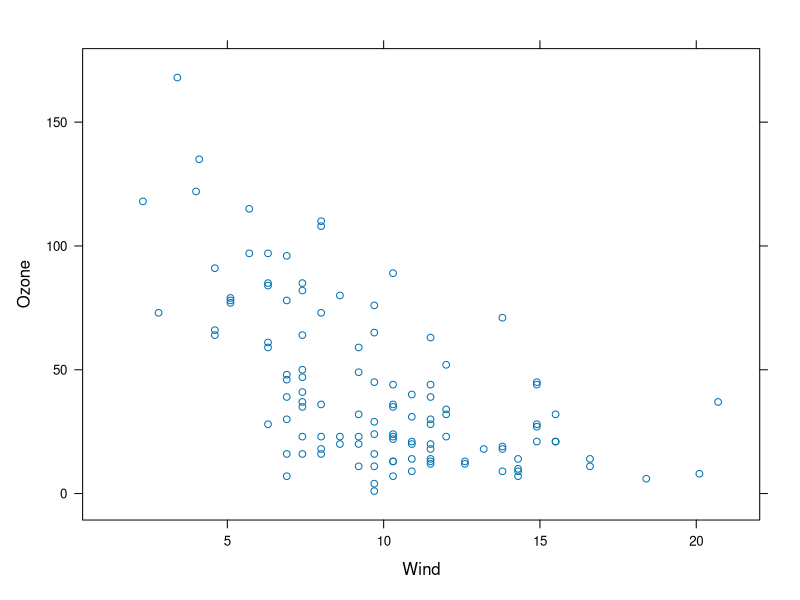
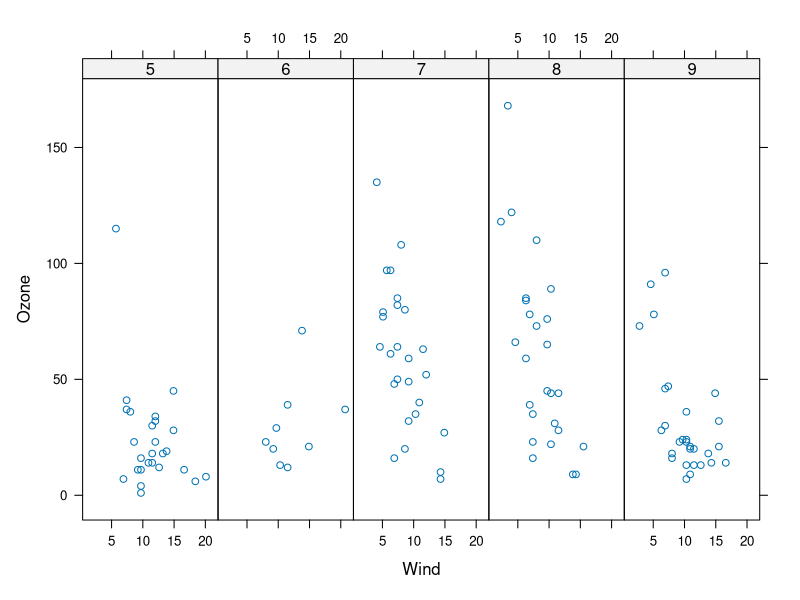
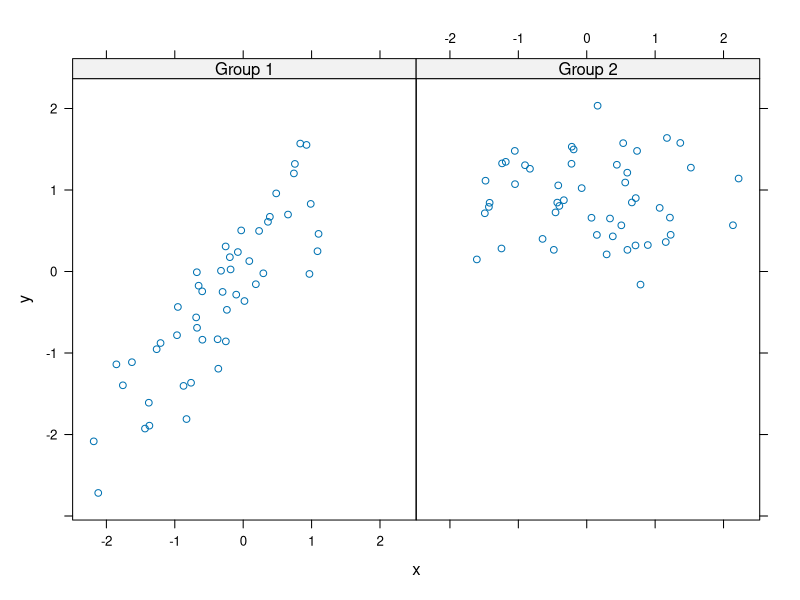
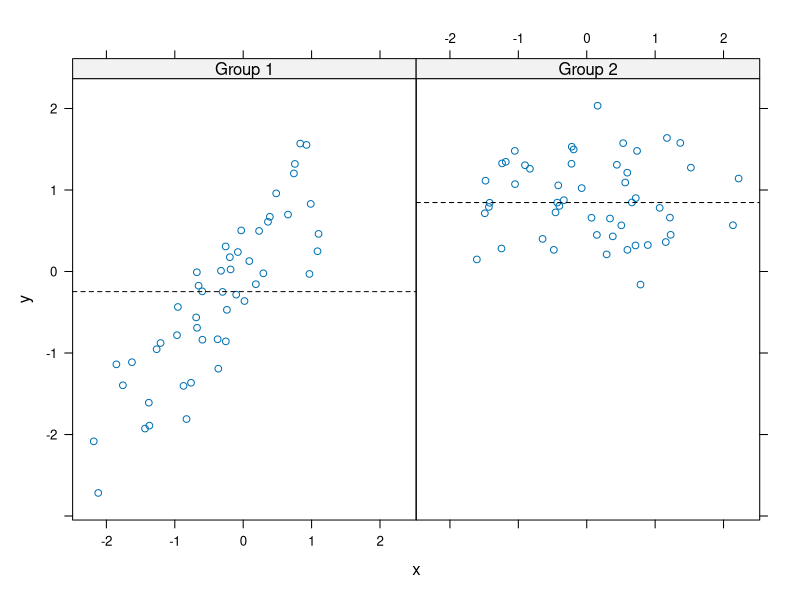
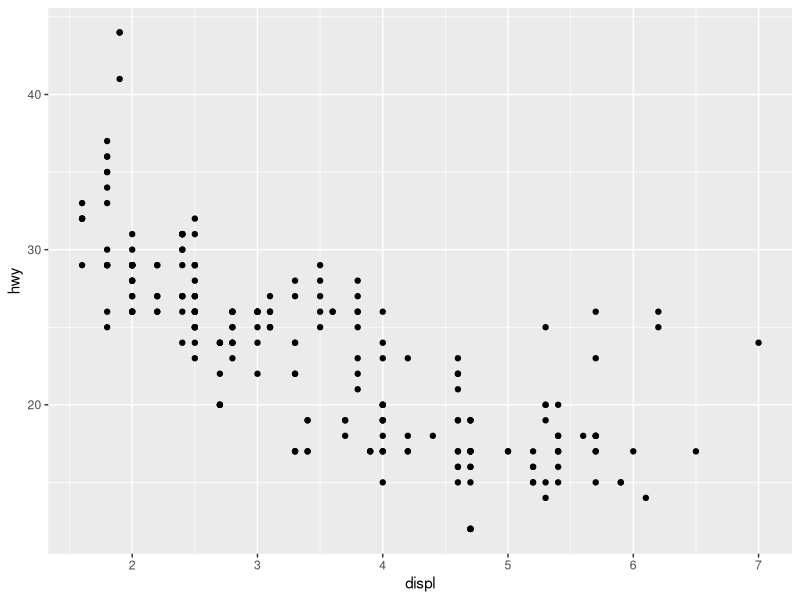
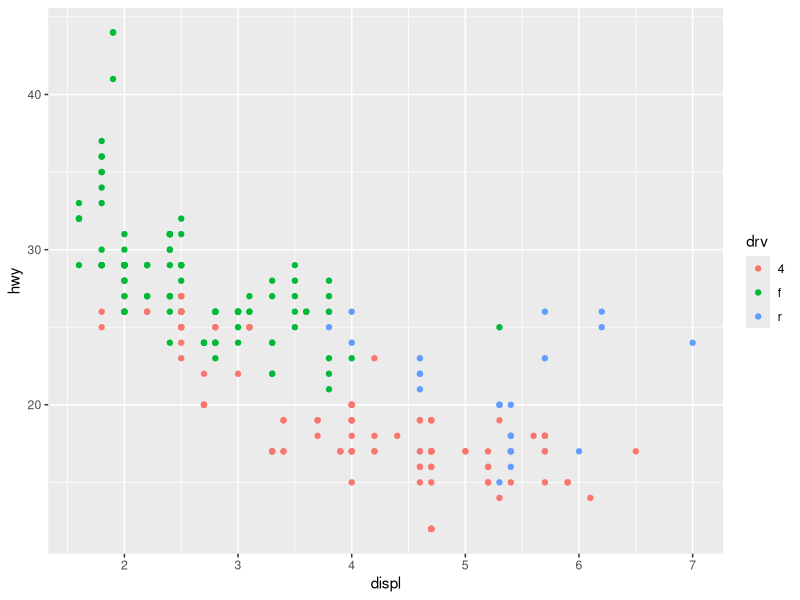
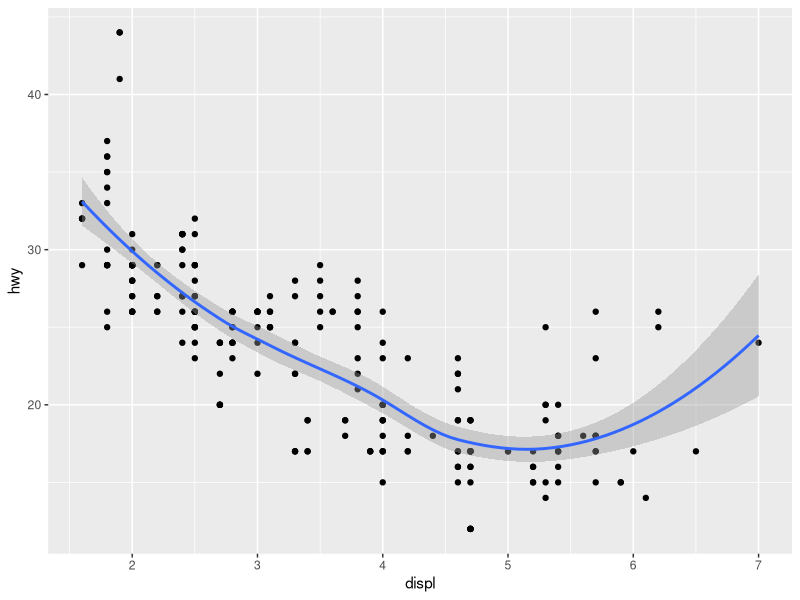
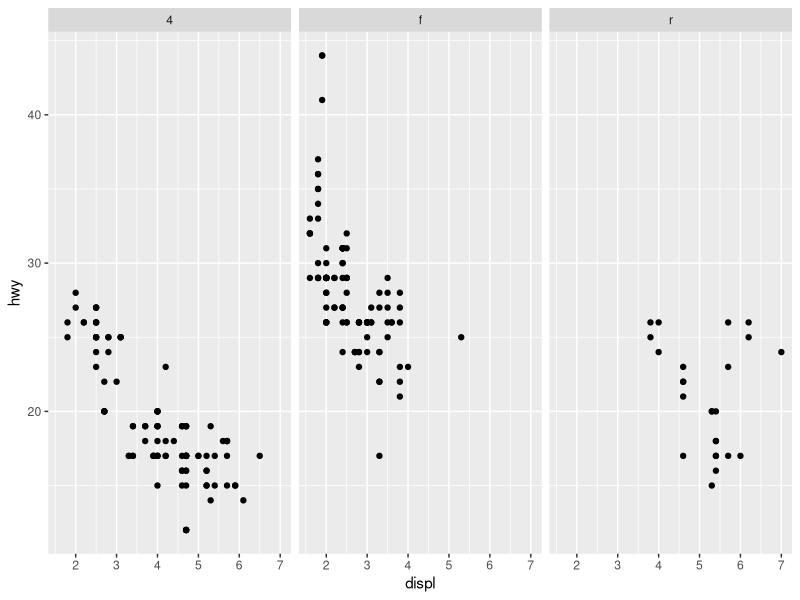

Generate these figures, in order, with R:
# Video Lectures

# Simple Lattice Plot
library(lattice)
library(datasets)
xyplot(Ozone ~ Wind, data = airquality) # default is a little dif from the base plot system

airquality <- transform(airquality, Month = factor(Month))
xyplot(Ozone ~ Wind | Month, data = airquality, layout = c(5,1)) # it will plot Ozone and Wind by (|) Month

# panel functions
set.seed(10)
x <- rnorm(100)
f <- rep(0:1, each = 50)
y <- x + f - f * x + rnorm(100, sd = 0.5)
f <- factor(f, labels = c("Group 1", "Group 2"))
xyplot(y ~ x | f, layout = c(2, 1)) # Plot with two panels
xyplot(y ~ x | f, panel = function(x, y, ...) {
    panel.xyplot(x, y, ...) # first call the default panel function
    panel.abline(h = median(y), lty = 2) #add a horizontal line at the median
})

# ggplot

# hello world hehe
library(ggplot2)
qplot(displ, hwy, data = mpg)
qplot(displ, hwy, data = mpg, color = drv) #highlight some groups, automatically creates legend
qplot(displ, hwy, data = mpg, geom = c("point", "smooth")) #add some statistics 
qplot(displ, hwy, data = mpg, facets = .~drv) #facets are like panels in lattice

